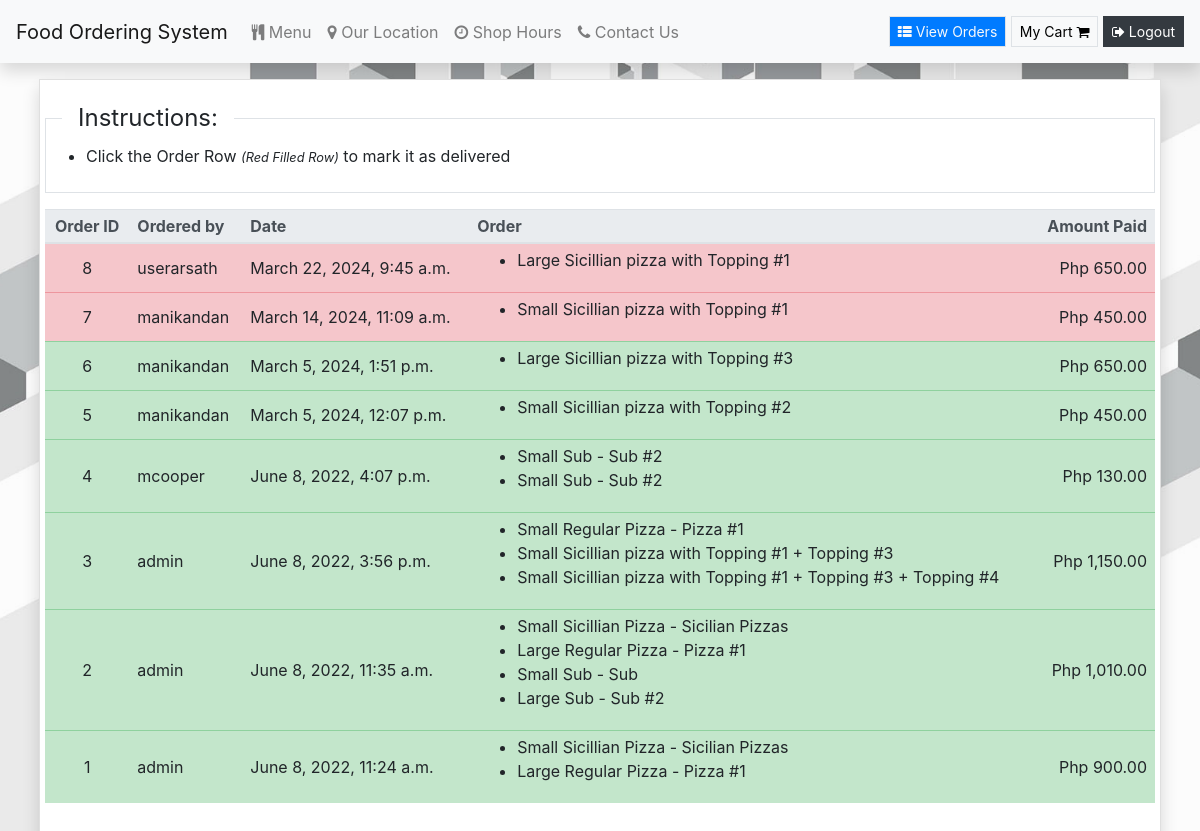
Page /view-orders (signed in) on the committed database.
### orders/models.py (models this page shows, shortened)
class UserOrder(models.Model):
    username = models.CharField(max_length=200) #who placed the order
    order = models.TextField() #this will be a string representation of the cart from localStorage
    price = models.DecimalField(max_digits=6, decimal_places=2) #how much was the order
    time_of_order  = models.DateTimeField(default=datetime.now, blank=True)
    delivered = models.BooleanField()
    class Meta:
        verbose_name = "User Order List"
        verbose_name_plural = "User Order List"

### orders/views.py (the view)
# urls.py: path("view-orders", views.view_orders, name="view_orders"),
def view_orders(request):
    if request.user.is_superuser:
        rows = UserOrder.objects.all().order_by('-time_of_order')
        return render(request, "orders/orders.html", context = {"rows":rows})
    else:
        rows = UserOrder.objects.all().filter(username = request.user.username).order_by('-time_of_order')
        return render(request, "orders/orders.html", context = {"rows":rows})

### orders/templatetags/custom_tags.py (called while the page is built)
@register.filter(name="format_cart")
def format_cart(value):
    return value[1:-1].split(",")

@register.filter(name="format_cart_item")
def format_cart_item(value):
    return value.replace("'","")

### orders/templates/orders/orders.html
{% extends 'orders/header.html' %} {% load custom_tags %} {% load humanize %} {% block content %}
<div class="container-fluid">
    <div class="content my-3 px-4">
        <div class="card shadow rounded-0">
            <div class="card-body">
                <div class="row justify-content-center">
                    {% if user.is_superuser %}
                    <fieldset class="pb-2 mb-3 border w-100">
                        <legend class="px-3 w-auto ml-3">Instructions:</legend>
                        <ul>
                            <li>Click the Order Row <small><i>(Red Filled Row)</i></small> to mark it as delivered</li>
                        </ul>
                    </fieldset>
                    {% else %}
                    <h2> List of Orders </h2>
                    {% endif %}
                    <table class="table" id="order-tbl">
                        <thead class="thead-light">
                            <tr>
                                <th scope="col">Order ID</th>
                                <th scope="col">Ordered by</th>
                                <th scope="col">Date</th>
                                <th scope="col">Order</th>
                                <th scope="col">Amount Paid</th>
                            </tr>
                        </thead>
                        <tbody id="orders_table">
                            {% for row in rows %} {% if row.delivered %}
                            <tr class="table-success">
                                {% else %}
                                <tr class="table-danger mark-as-complete">
                                    {% endif %}
                                    <td>{{row.id}}</td>
                                    <td>{{row.username}}</td>
                                    <td>{{row.time_of_order}}</td>
                                    <td>
                                        <ul>
                                            {% for item in row.order|format_cart %}
                                            <li>{{item|format_cart_item}}</li>
                                            {% endfor %}
                                        </ul>
                                    </td>
                                    <td>Php {{row.price|floatformat:2|intcomma}}</td>
                                </tr>
                                {% endfor %}
                        </tbody>
                    </table>
                </div>
            </div>
        </div>
    </div>
</div>
{% endblock %}

### orders/templates/orders/header.html (shortened to what this page needs)
{% load static %}
<!doctype html>
<html lang="en">
<head>
    <link rel="stylesheet" href="https://stackpath.bootstrapcdn.com/bootstrap/4.3.1/css/bootstrap.min.css">
    <link rel="stylesheet" href="https://cdnjs.cloudflare.com/ajax/libs/font-awesome/4.7.0/css/font-awesome.min.css">
    <link rel="stylesheet" href="{% static 'orders/style.css' %}">
    <link href="https://cdnjs.cloudflare.com/ajax/libs/toastr.js/latest/toastr.min.css" rel="stylesheet" /> {% load static %}
    <link rel="stylesheet" href="{% static 'orders/main.js' %}">
</head>
<body>
    <nav class="navbar navbar-expand-lg navbar-light shadow bg-light" id="topNav">
        <a class="navbar-brand" href="#">Food Ordering System</a>
        <div class="collapse navbar-collapse" id="navbarText">
            {% if user.is_authenticated %}
            <ul class="navbar-nav mr-auto">
                <li class="nav-item">
                    <a class="nav-link" href="/"><i class="fa fa-cutlery"></i> Menu</a>
                </li>
                <li class="nav-item">
                    <a class="nav-link" href="/directions"><i class="fa fa-map-marker"></i> Our Location</a>
                </li>
                <li class="nav-item">
                    <a class="nav-link" href="/hours"><i class="fa fa-clock-o"></i> Shop Hours</a>
                </li>
                <li class="nav-item">
                    <a class="nav-link" href="/contact"><i class="fa fa-phone"></i> Contact Us</a>
                </li>
            </ul>
            <span class="navbar-text">
          <a href="/view-orders" class="btn btn-primary text-light btn-sm border rounded-0"><i class="fa fa-th-list"></i> View Orders</a>
          <a href="/cart" id="cart_button" class="btn btn-light border btn-sm rounded-0" style="color:black;"> My Cart <i class="fa fa-shopping-cart"></i></a>
            <button type="button" class="btn btn-dark btn-sm rounded-0" onclick="logout()"><i class="fa fa-sign-out"></i> Logout</button>
            </span>
            {% endif %}
        </div>
    </nav>
    {% block content %} {% endblock %}
</body>
</html>

### orders/static/orders/style.css (style rules this page uses)
html, body { height: 100%; width: 100%; }
body { background-image: url(./../img/wp.jpg); background-repeat: no-repeat; background-size: cover; background-position: center center; backdrop-filter: brightness(0.9887); }

### rows in the picture
UserOrder: id "8", username "userarsath", time_of_order "March 22, 2024, 9:45 a.m.", order "Large Sicillian pizza with Topping #1", price "650.00"
UserOrder: id "7", username "manikandan", time_of_order "March 14, 2024, 11:09 a.m.", order "Small Sicillian pizza with Topping #1", price "450.00"
UserOrder: id "6", username "manikandan", time_of_order "March 5, 2024, 1:51 p.m.", order "Large Sicillian pizza with Topping #3", price "650.00"
UserOrder: id "5", username "manikandan", time_of_order "March 5, 2024, 12:07 p.m.", order "Small Sicillian pizza with Topping #2", price "450.00"
UserOrder: id "4", username "mcooper", time_of_order "June 8, 2022, 4:07 p.m.", order "Small Sub - Sub #2" "Small Sub - Sub #2", price "130.00"
UserOrder: id "3", username "admin", time_of_order "June 8, 2022, 3:56 p.m.", order "Small Regular Pizza - Pizza #1" "Small Sicillian pizza with Topping #1 + Topping #3" "Small Sicillian pizza with Topping #1 + Topping #3 + Topping #4", price "1,150.00"
UserOrder: id "2", username "admin", time_of_order "June 8, 2022, 11:35 a.m.", order "Small Sicillian Pizza - Sicilian Pizzas" "Large Regular Pizza - Pizza #1" "Small Sub - Sub" "Large Sub - Sub #2", price "1,010.00"
UserOrder: id "1", username "admin", time_of_order "June 8, 2022, 11:24 a.m.", order "Small Sicillian Pizza - Sicilian Pizzas" "Large Regular Pizza - Pizza #1", price "900.00"
